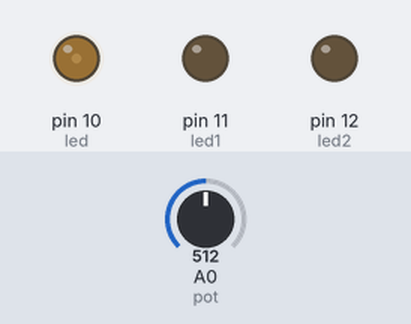
Recording of a sketch running on a simulated Arduino Uno, built with avr-gcc and run on an emulated ATmega328P. On the bench: output pins drawn as LEDs (lit = HIGH). The inputs (shaded band) are chosen by the test bench; at power-on: A0 (pot) = 512.

Above: at 8.65 s.
8.7 s: A0 (pot) set to 716
At 9.65 s:
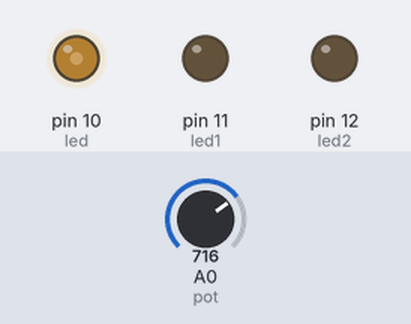
24.3 s: A0 (pot) set to 900
At 26.1 s:
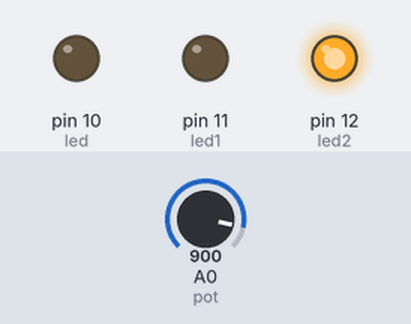
32.1 s: A0 (pot) set to 306
At 32.26 s:
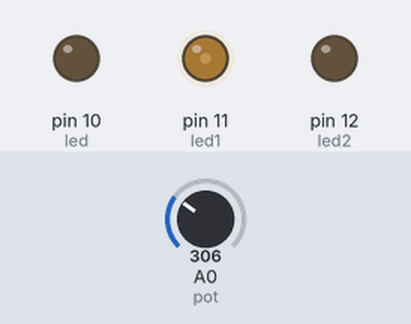
Timing chart, 0 to 40.9 s (numbered marks = the images above; inputs shaded):
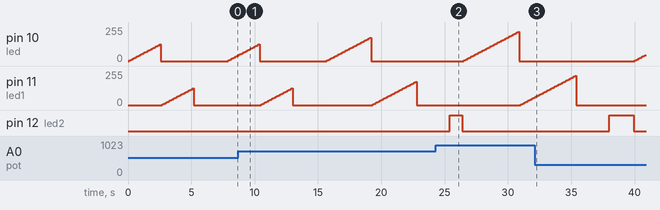

Measured:
- by itself, pin 10 (led): ramps from 0/255 to 175/255 and jumps back, once every 8.8 s
- by itself, pin 11 (led1): ramps from 0/255 to 175/255 and jumps back, once every 9.8 s

The sketch:

1c.ino
```cpp
int led1=11;
int led=10;
int led2=12;
int pot=A0;
int data;
void setup() {
  pinMode(led,OUTPUT);
  pinMode(led1,OUTPUT);
  pinMode(led2,OUTPUT);
  pinMode(pot,INPUT);
}

void loop() {
  data=analogRead(pot);
  data=data/4;
  analogWrite(led,data);
  analogWrite(led1,data);
  analogWrite(led2,data);
  for(int i=0; i<data; i+=5){
    analogWrite(led,i);
    analogWrite(led1,LOW);
    analogWrite(led2,LOW);
    delay(100);
  }
  for(int j=0; j<data; j+=5){
    analogWrite(led,LOW);
    analogWrite(led1,j);
    analogWrite(led2,LOW);
    delay(100);
  }
  for(int a=0; a<data; a+=5){
    analogWrite(led,LOW);
    analogWrite(led1,LOW);
    analogWrite(led2,a);
    delay(100);
  }
}
```
